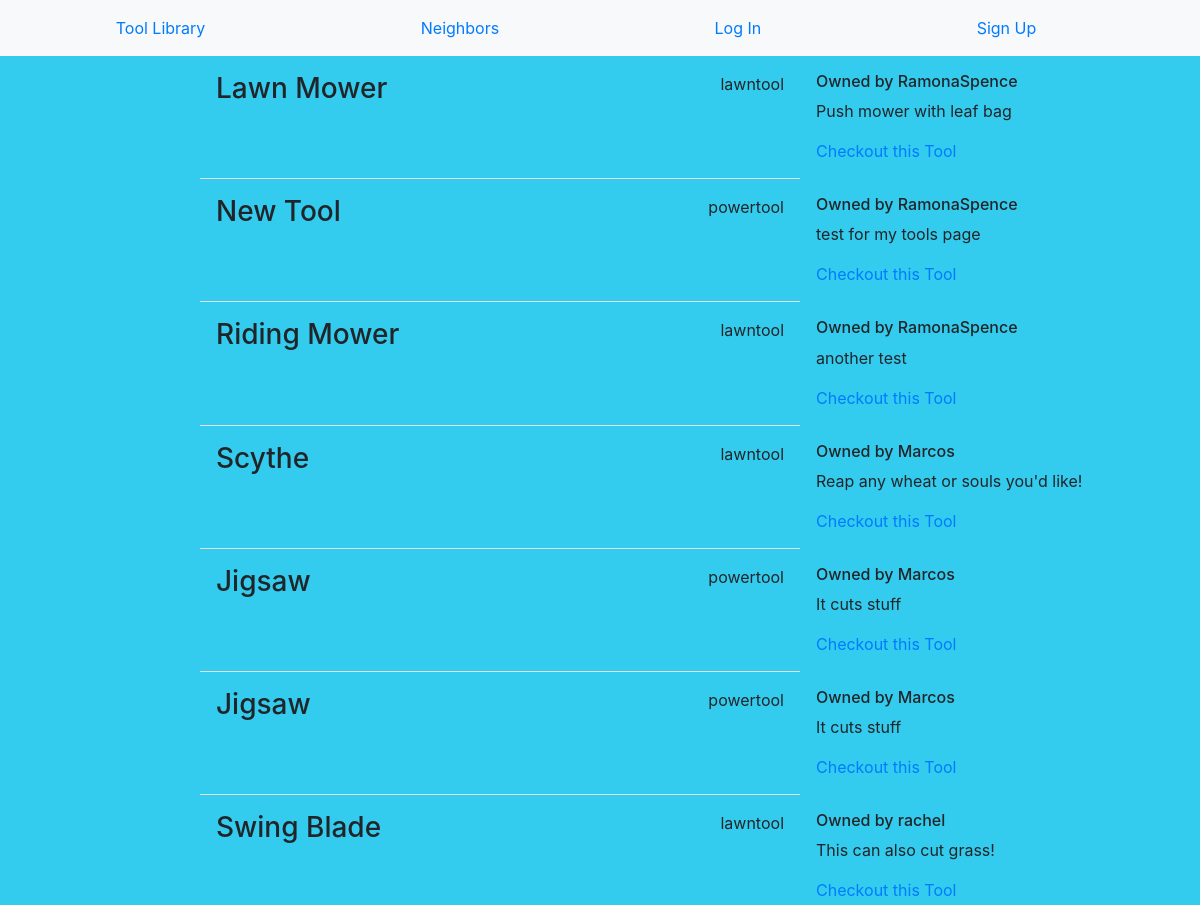
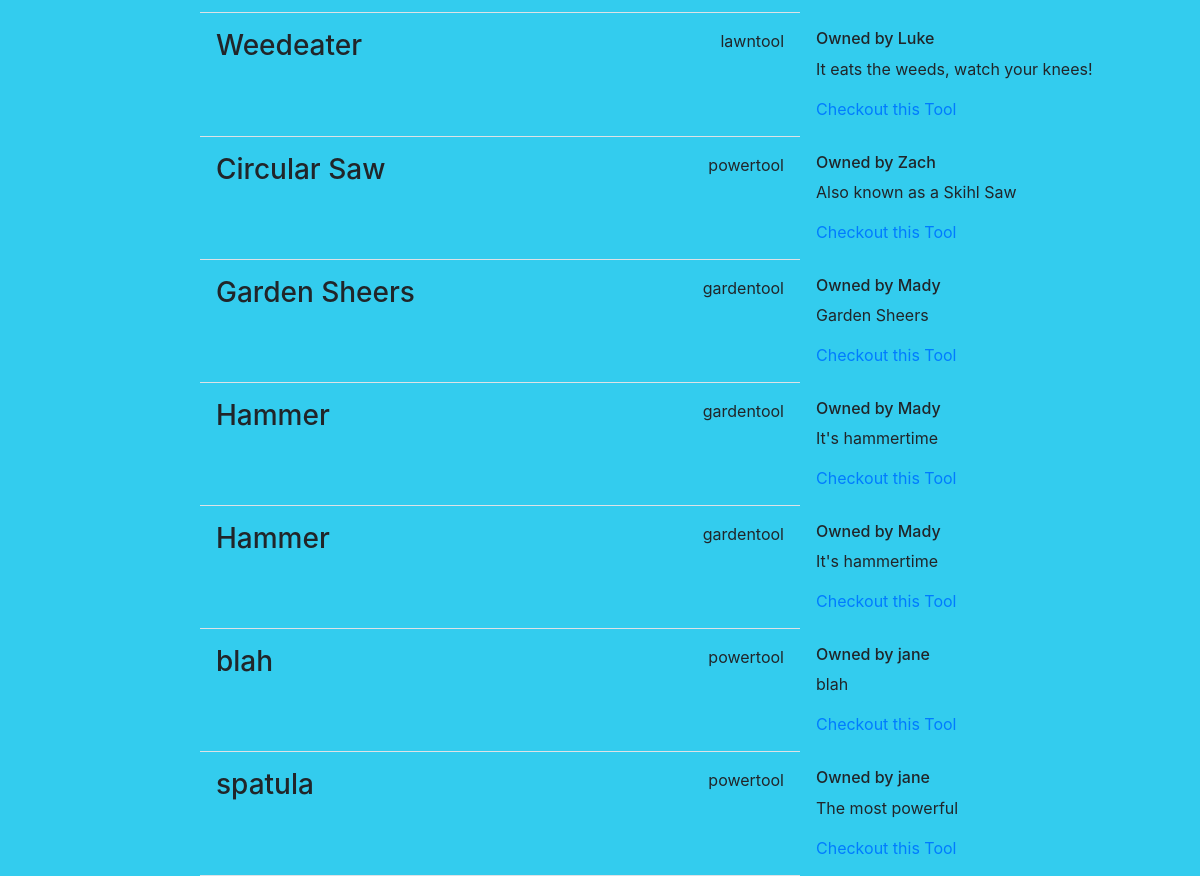
/tools/, run on an earlier commit of the app's database (2 pictures, top to bottom).
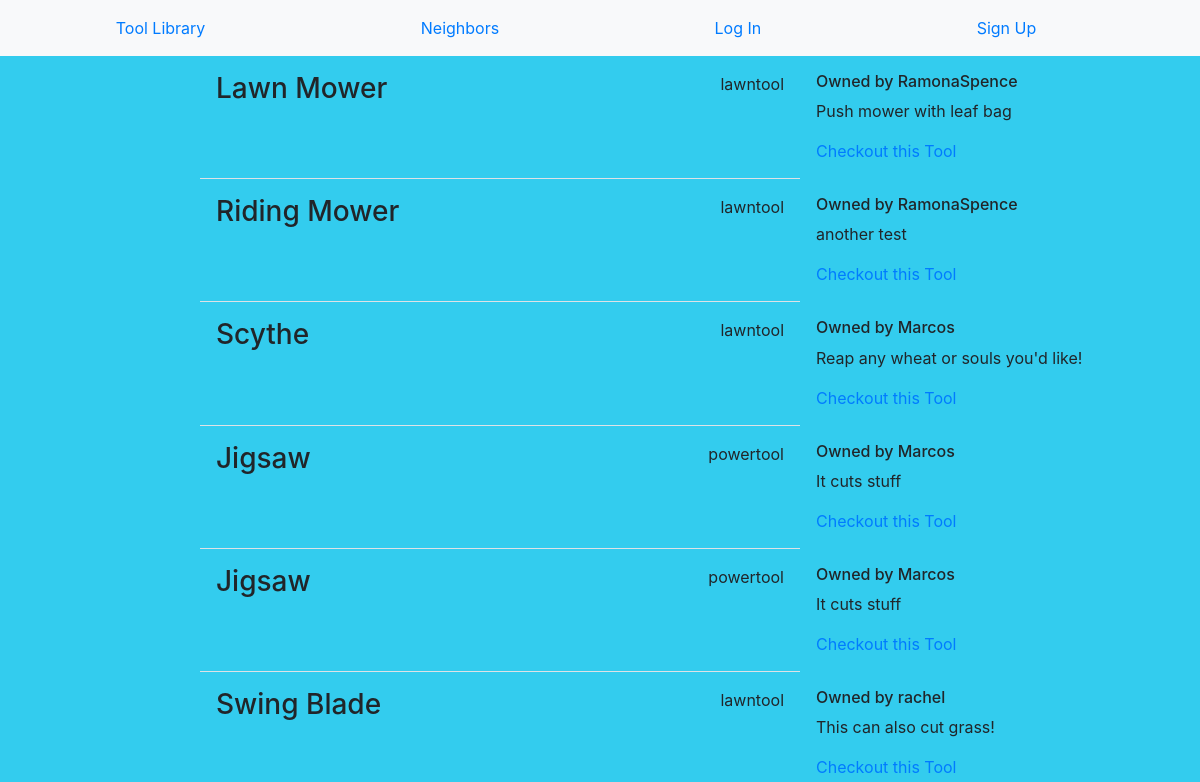
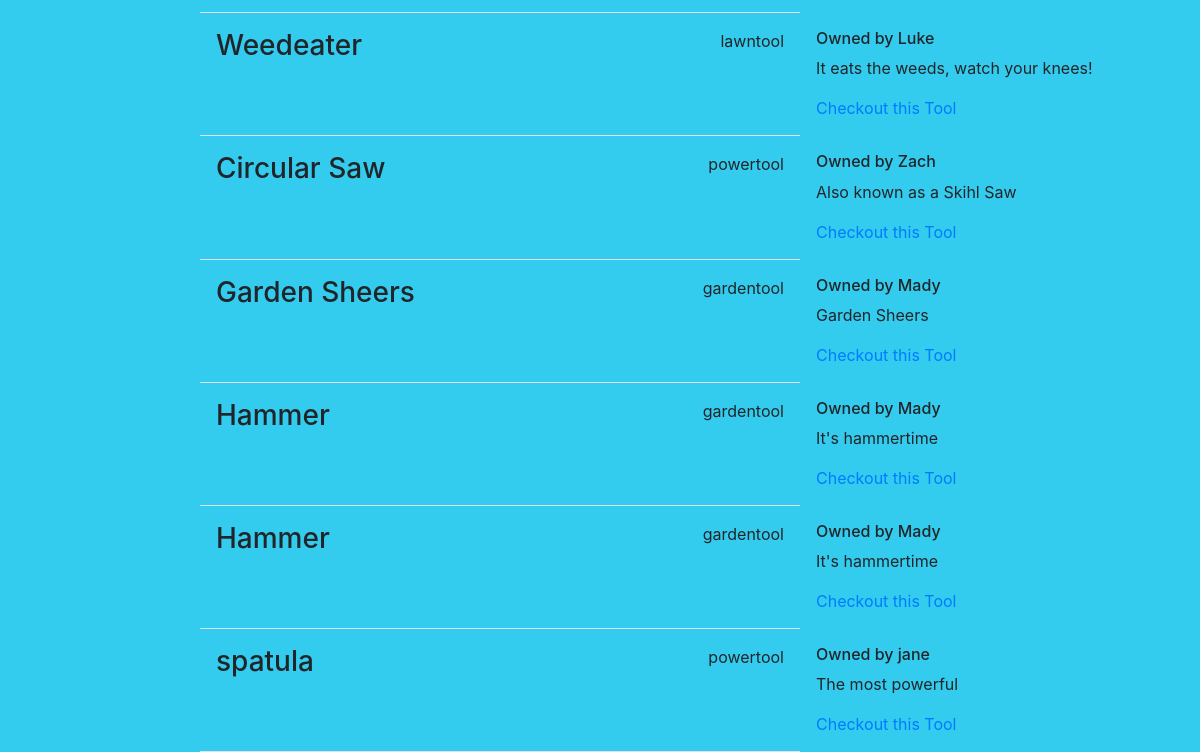
And on a later commit of the database (2 pictures, top to bottom).
### tools/models.py (models this page shows, shortened)
class Tool(models.Model):
    powertool = 'powertool'
    lawntool = 'lawntool'
    gardentool = 'gardentool'
    other = 'other'
    available_types = [
        (powertool, 'powertool'),
        (lawntool, 'lawntool'),
        (gardentool, 'gardentool'),
        (other, 'other'),
    ]
    name = models.CharField(max_length = 255)
    type = models.TextField(max_length = 255, choices = available_types)
    description = models.TextField(max_length = 255)
    borrowed = models.BooleanField()
    owner = models.ForeignKey(User, on_delete=models.CASCADE, null=True, blank=True)
    borrowing = models.ForeignKey(User, on_delete=models.CASCADE, null=True, blank=True, related_name="temp")

### tools/views.py (the view)
# urls.py: path('', views.ToolListView.as_view(), name='list'),
class ToolListView(generic.ListView):
    template_name = 'tools/tools.html'
    model = Tool
    def get_queryset(self):
        return Tool.objects.all().order_by('owner')

### tools/templates/tools/tools.html (shortened to what this page needs)
{% extends 'tools/base.html' %}
{% block content %}
{% for tool in object_list %}
<div class="row"
  <div class="col-8 offset-2">
    <div class="modal-header col-6 offset-2">
      <h3>{{ tool.name }}</h3>
      <p>{{ tool.type }}</p>
    </div>
    <div class="modal-body">
      <h6>Owned by {{ tool.owner }}</h6>
      <p>{{ tool.description }}</p>
       {% if tool.borrowed is False %}
      <a href="{% url 'tools:checkout' tool.id %}">Checkout this Tool</a>
      {% elif tool.borrowing == request.user %}
      <a href="{% url 'tools:return' tool.id %}">Return this Tool</a>
      {% else %}
      <p>Tool is checked out by {{tool.borrowing}}</p>
      {% endif %}
    </div>
  </div>
{% endfor %}
{% endblock content %}

### tools/templates/tools/base.html (shortened to what this page needs)
<html>
<head>
  {% load static %}
  <link rel="stylesheet" href="https://stackpath.bootstrapcdn.com/bootstrap/4.3.1/css/bootstrap.min.css">
  <link rel="stylesheet" type="text/css" href="{% static 'styles.css' %}" >
</head>
<body>
  <div class="row">
  <nav class="col-12 navbar navbar-expand-lg navbar-light bg-light">
    <div class="navbar nav col-12">
    <div class="header col-12">
      <ul class="d-flex flex-row justify-content-around">
        <a class="nav-item mr-5" href="{% url 'tools:list' %}">Tool Library</a>
        <a class="nav-item mr-5" href="{% url 'tools:users'%}">Neighbors</a>
        {% if request.user.is_authenticated %}
          <a class="nav-item mr-5" href="{% url 'logout' %}">Log Out</a>
        {% else %}
          <a class="nav-item mr-5" href="{% url 'login' %}">Log In</a>
          <a class="nav-item mr-5" href="{% url 'accounts:signup' %}">Sign Up</a>
        {% endif %}
      </ul>
    </div>
    </div>
  </nav>
</div>
  <main class="container-fluid">
  {% block content %}
  {% endblock content %}
  </main>
</body>
</html>

### static/styles.css (style rules this page uses)
body { background-color: #3ce; }
ul { list-style: none; padding: 0; margin: 0; }

What changed in the data, as far as the page shows it:
removed Tool: name "New Tool", type "powertool", owner "RamonaSpence", description "test for my tools page", borrowed "Checkout this Tool"
removed Tool: name "blah", type "powertool", owner "jane", description "blah", borrowed "Checkout this Tool"
